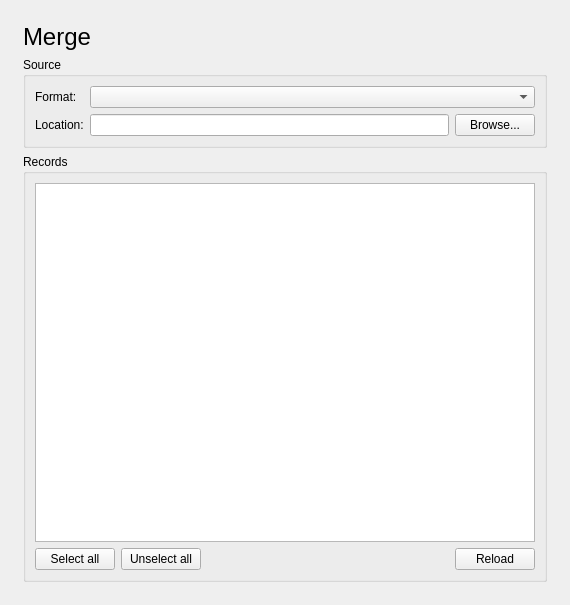
<?xml version="1.0" encoding="UTF-8"?>
<ui version="4.0">
 <class>MergeView</class>
 <widget class="QWidget" name="MergeView">
  <property name="geometry">
   <rect>
    <x>0</x>
    <y>0</y>
    <width>570</width>
    <height>605</height>
   </rect>
  </property>
  <property name="windowTitle">
   <string notr="true">Form</string>
  </property>
  <layout class="QGridLayout" name="gridLayout_2">
   <item row="0" column="0">
    <layout class="QVBoxLayout" name="verticalLayout">
     <property name="leftMargin">
      <number>12</number>
     </property>
     <property name="topMargin">
      <number>12</number>
     </property>
     <property name="rightMargin">
      <number>12</number>
     </property>
     <property name="bottomMargin">
      <number>12</number>
     </property>
     <item>
      <widget class="QLabel" name="titleLabel">
       <property name="sizePolicy">
        <sizepolicy hsizetype="Preferred" vsizetype="Fixed">
         <horstretch>0</horstretch>
         <verstretch>0</verstretch>
        </sizepolicy>
       </property>
       <property name="text">
        <string notr="true">&lt;span style=&quot; font-size:18pt;&quot;&gt;Merge&lt;/span&gt;</string>
       </property>
      </widget>
     </item>
     <item>
      <widget class="QGroupBox" name="groupBox">
       <property name="title">
        <string>Source</string>
       </property>
       <layout class="QHBoxLayout" name="horizontalLayout_3" stretch="1">
        <item>
         <layout class="QGridLayout" name="gridLayout">
          <item row="0" column="0">
           <widget class="QLabel" name="label">
            <property name="text">
             <string>Format:</string>
            </property>
           </widget>
          </item>
          <item row="0" column="1">
           <widget class="QComboBox" name="formatCombo"/>
          </item>
          <item row="1" column="1">
           <layout class="QHBoxLayout" name="horizontalLayout_2">
            <item>
             <widget class="QLineEdit" name="locationLineEdit">
              <property name="readOnly">
               <bool>true</bool>
              </property>
             </widget>
            </item>
            <item>
             <widget class="QPushButton" name="locationBrowseButton">
              <property name="text">
               <string>Browse...</string>
              </property>
             </widget>
            </item>
           </layout>
          </item>
          <item row="1" column="0">
           <widget class="QLabel" name="locationLabel">
            <property name="text">
             <string>Location:</string>
            </property>
           </widget>
          </item>
         </layout>
        </item>
       </layout>
      </widget>
     </item>
     <item>
      <widget class="QGroupBox" name="groupBox_2">
       <property name="title">
        <string>Records</string>
       </property>
       <layout class="QGridLayout" name="gridLayout_4">
        <item row="1" column="0">
         <layout class="QHBoxLayout" name="horizontalLayout">
          <item>
           <widget class="QPushButton" name="selectAllButton">
            <property name="text">
             <string>Select all</string>
            </property>
           </widget>
          </item>
          <item>
           <widget class="QPushButton" name="unselectAllButton">
            <property name="text">
             <string>Unselect all</string>
            </property>
           </widget>
          </item>
          <item>
           <spacer name="horizontalSpacer_2">
            <property name="orientation">
             <enum>Qt::Horizontal</enum>
            </property>
            <property name="sizeHint" stdset="0">
             <size>
              <width>40</width>
              <height>20</height>
             </size>
            </property>
           </spacer>
          </item>
          <item>
           <widget class="QPushButton" name="pushButton">
            <property name="text">
             <string>Reload</string>
            </property>
           </widget>
          </item>
         </layout>
        </item>
        <item row="0" column="0">
         <widget class="QTableView" name="recordsTableView">
          <property name="focusPolicy">
           <enum>Qt::NoFocus</enum>
          </property>
          <property name="selectionMode">
           <enum>QAbstractItemView::NoSelection</enum>
          </property>
         </widget>
        </item>
       </layout>
      </widget>
     </item>
    </layout>
   </item>
  </layout>
 </widget>
 <resources/>
 <connections>
  <connection>
   <sender>selectAllButton</sender>
   <signal>clicked()</signal>
   <receiver>MergeView</receiver>
   <slot>onSelectAllButtonClicked()</slot>
   <hints>
    <hint type="sourcelabel">
     <x>97</x>
     <y>570</y>
    </hint>
    <hint type="destinationlabel">
     <x>69</x>
     <y>601</y>
    </hint>
   </hints>
  </connection>
  <connection>
   <sender>unselectAllButton</sender>
   <signal>clicked()</signal>
   <receiver>MergeView</receiver>
   <slot>onUnselectAllButtonClicked()</slot>
   <hints>
    <hint type="sourcelabel">
     <x>178</x>
     <y>567</y>
    </hint>
    <hint type="destinationlabel">
     <x>263</x>
     <y>600</y>
    </hint>
   </hints>
  </connection>
  <connection>
   <sender>formatCombo</sender>
   <signal>activated(int)</signal>
   <receiver>MergeView</receiver>
   <slot>onFormatComboActivated()</slot>
   <hints>
    <hint type="sourcelabel">
     <x>257</x>
     <y>109</y>
    </hint>
    <hint type="destinationlabel">
     <x>563</x>
     <y>50</y>
    </hint>
   </hints>
  </connection>
  <connection>
   <sender>locationBrowseButton</sender>
   <signal>clicked()</signal>
   <receiver>MergeView</receiver>
   <slot>onLocationBrowseButtonClicked()</slot>
   <hints>
    <hint type="sourcelabel">
     <x>534</x>
     <y>165</y>
    </hint>
    <hint type="destinationlabel">
     <x>565</x>
     <y>149</y>
    </hint>
   </hints>
  </connection>
  <connection>
   <sender>pushButton</sender>
   <signal>clicked()</signal>
   <receiver>MergeView</receiver>
   <slot>onReloadButtonClicked()</slot>
   <hints>
    <hint type="sourcelabel">
     <x>510</x>
     <y>552</y>
    </hint>
    <hint type="destinationlabel">
     <x>539</x>
     <y>602</y>
    </hint>
   </hints>
  </connection>
 </connections>
 <slots>
  <slot>onSelectAllButtonClicked()</slot>
  <slot>onUnselectAllButtonClicked()</slot>
  <slot>onFormatComboActivated()</slot>
  <slot>onLocationBrowseButtonClicked()</slot>
  <slot>onReloadButtonClicked()</slot>
 </slots>
</ui>
